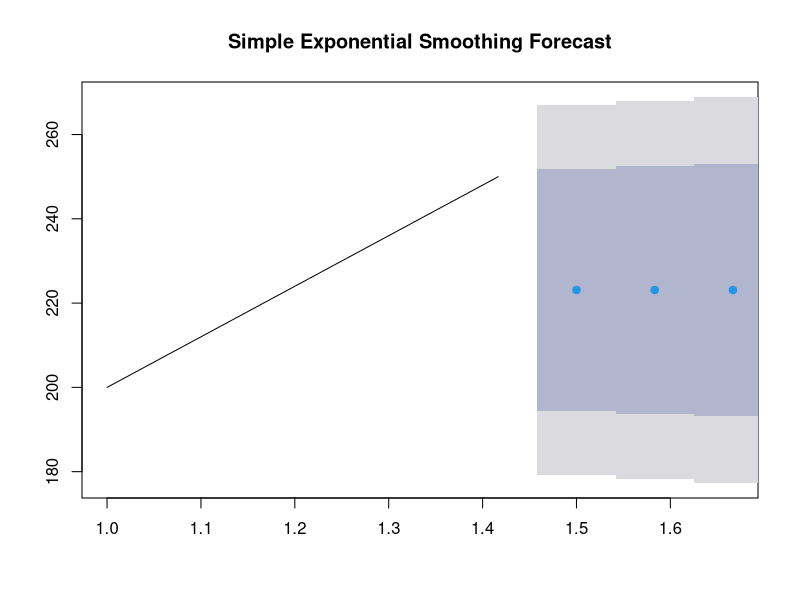

R code for this plot:
# Install and load the forecast package
install.packages("forecast")
library(forecast)

# Example data: Monthly sales data
sales <- c(200, 210, 220, 230, 240, 250)

# Convert to a time series object
sales_ts <- ts(sales, frequency = 12)

# Apply Simple Exponential Smoothing
ses_model <- ses(sales_ts, alpha = 0.2)

# Print the model summary
print(ses_model)

# Forecast the next 3 months
forecast_ses <- forecast(ses_model, h = 3)
print(forecast_ses)

# Plot the forecast
plot(forecast_ses, main = "Simple Exponential Smoothing Forecast")